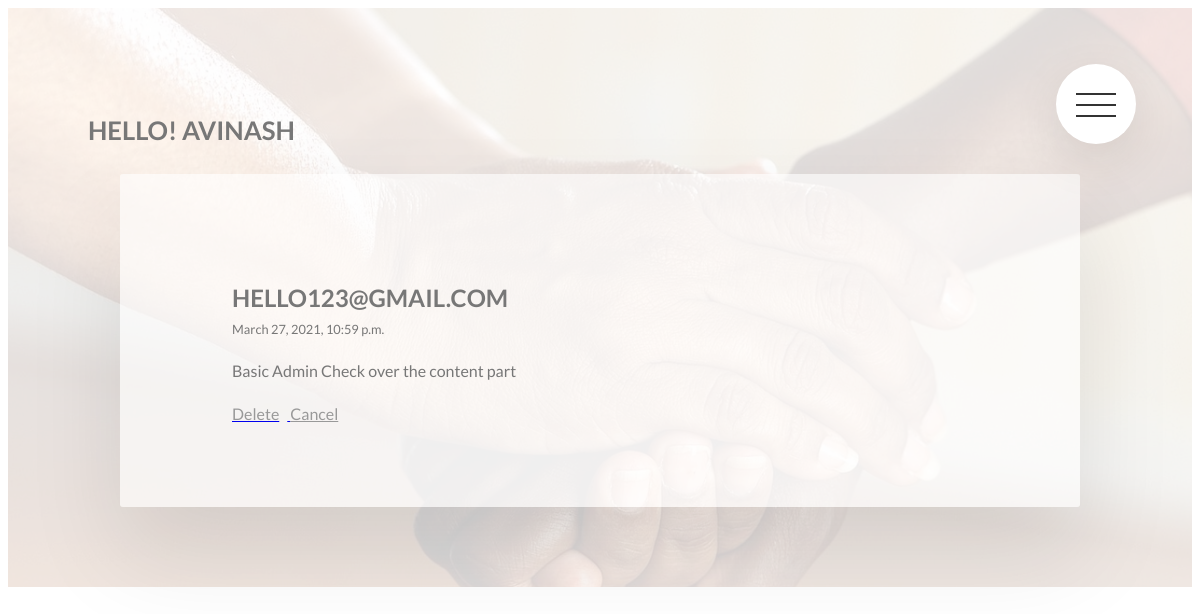
The page /posts/user (signed in) on the database its author committed.
### posts/models.py (models this page shows, shortened)
class Post(models.Model):
    sno = models.AutoField(primary_key=True)
    user = models.ForeignKey(User, related_name="posts",on_delete=models.CASCADE)
    title = models.CharField(max_length=200)
    author = models.CharField(max_length=100)
    content = models.TextField()
    views = models.IntegerField(default=0)
    likes = models.ManyToManyField(User, related_name='blog_posts')
    tags = models.CharField(max_length=200)
    slug  = models.SlugField(blank=True, unique=True)
    created_at = models.DateTimeField(default=now)

### posts/views.py (the view)
# urls.py: path("user", UserPosts, name="user"),
def UserPosts(request):
    if request.user.is_authenticated:
        qs = Post.objects.filter(user=request.user)
        context = {
            'user' : request.user,
            'posts' : qs
        }
        return render(request,"posts/user_post_list.html",context)

### posts/templates/posts/user_post_list.html (shortened to what this page needs)
{% extends "posts/post_base.html" %}
{% block post_content %}
<section class="all-post">
	<div class="bg-image">
        <img src="/static/img/home1.jpg" class="bg-image__content" alt="photo">
    </div>
	<h1 class="heading-name">Hello! {% if user.first_name %}{{ user.first_name }}{% else %}{{ user.username }}{% endif %}</h1>
	{% for post in posts %}
	<div class="row">
			<div class="post-one">
				<h3 class="heading-post">{{ post.user.username }}</h3>
					<div class="text">{{ post.created_at }}</div>
				<p class="text-post">{{ post.content }}</p>
						<a href="{% url 'posts:delete' id=post.sno %}" title="delete">
							<span class="links-two">Delete</span>
						</a>
						<a href="{% url 'posts:all' %}" class="links-two">Cancel</a>
			</div>
		</div>
	{% endfor %}
</section>
{% endblock %}

### static/css/style.css (style rules this page uses)
body { font-family: "Lato" ,sans-serif; font-weight: 400; line-height: 1.7; color: #777; }
.heading-name { font-size: 1.6rem; font-weight: 700; text-transform: uppercase; }
.bg-image { position: absolute; top: 0; left: 0; height: 100%; width: 100%; z-index: -1; opacity: .15; overflow: hidden; }
.bg-image__content { height: 100%; width: 100%; object-fit: cover; }
.all-post { position: relative; padding: 5rem 5rem; }
.post-one { width: 75%; margin: 0 auto; box-shadow: 0 3rem 6rem rgba(0, 0, 0, 0.1); background-color: rgba(255, 255, 255, 0.6); border-radius: 3px; padding: 5rem; padding-left: 7rem; }
.post-one .heading-post { font-size: 1.5rem; font-weight: 700; margin-bottom: 0; text-transform: uppercase; }
.post-one .links-two { color: #999; padding-right: 8px; }
.post-one .text { font-size: .8rem; margin: 0; padding: 0; }
.row { max-width: 114rem; margin: 0 auto; }
.row::after { content: ""; display: table; clear: both; }

### rows shown on the page
Post: user.username "HELLO123@GMAIL.COM", created_at "March 27, 2021, 10:59 p.m.", content "Basic Admin Check over the content part"

### other values the page prints
{{ user.first_name }} "AVINASH"
